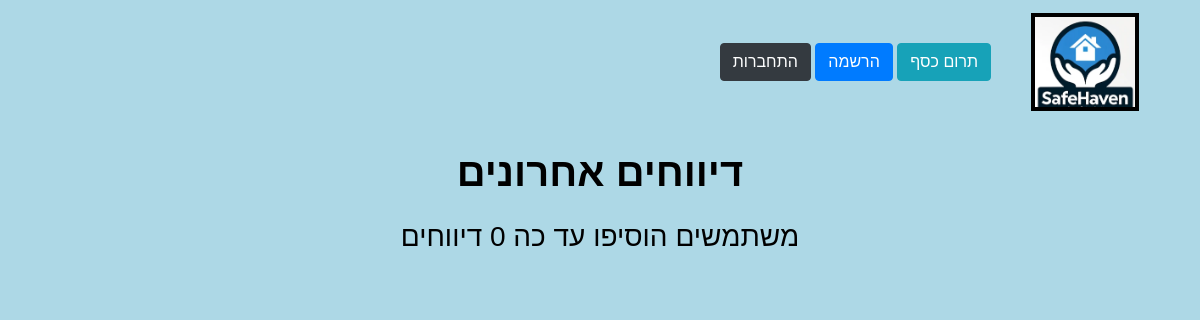
Before: /Report/all_reports/ with the older database file.
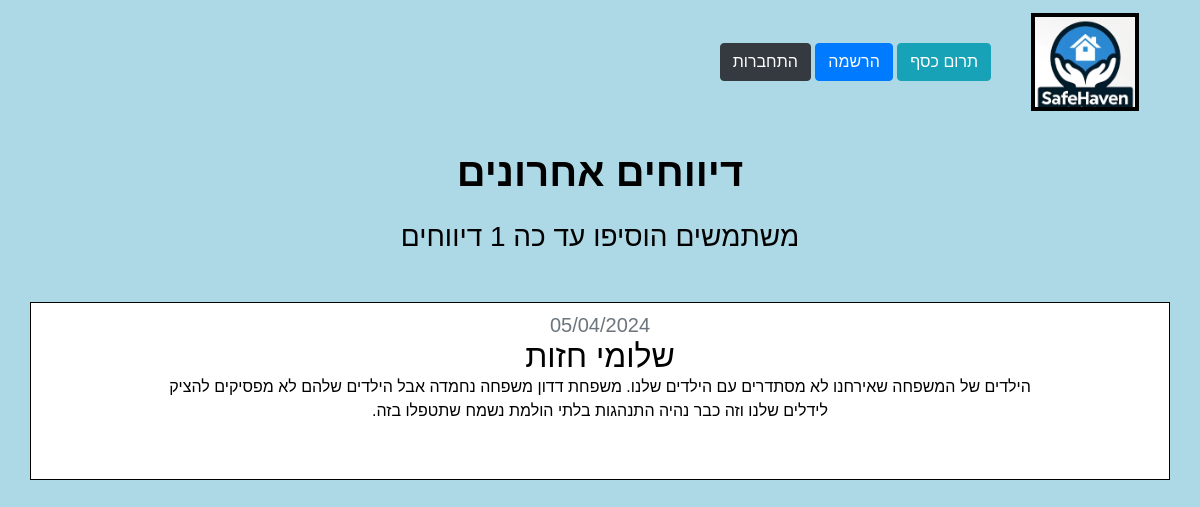
After: the same page with the newer database file.
### Report/models.py (models this page shows, shortened)
class report(models.Model):
    date = models.DateField(default=date.today, verbose_name="תאריך ")  # date of the report
    name = models.CharField(max_length=100, verbose_name="שם המדווח ")  # name of the reporter
    text = models.TextField(blank=True, verbose_name="תוכן הדיווח ")  # the content of the report
    class Meta:
        verbose_name_plural = "דיווחים"

### Report/views.py (the view)
# urls.py: path('all_reports/', views.all_reports, name='all_reports'),
def all_reports(request):
    reports = report.objects.order_by('-date')
    return render(request, 'Report/all_reports.html', {'reports': reports})

### host/templatetags/user_filters.py (called while the page is built)
@register.filter(name='has_group')
def has_group(user, group_name):
    group = Group.objects.get(name=group_name)
    return group in user.groups.all()

### Report/templates/Report/all_reports.html (shortened to what this page needs)
{% extends "base_layout.html" %}
{% load static %}
{% block content %}
<html>
<br>
<head>
</head>
<body>
<h1 class="font-weight-bold text-center"> דיווחים אחרונים </h1>
<br>
<h3 class="text-center mb-5"> משתמשים הוסיפו עד כה {{ reports.count }} דיווחים </h3>
{% for report in reports %}
<div class="row justify-content-center my-3 aid_org">
    <div class="col-md-10">
        <h5 class="text-muted">{{ report.date|date:'d/m/Y'|upper }}</h5>
        <h2>{{ report.name }}</h2>
        <p>{{ report.text|striptags}}</p>
    </div>
</div>
{% endfor %}
<br>
<br>
<br>
<br>
{% endblock %}

Changed rows visible on the page:
added report: date "05/04/2024", name "שלומי חזות", text "הילדים של המשפחה שאירחנו לא מסתדרים עם הילדים שלנו. משפחת דדון משפחה נחמדה אבל הילדים שלהם לא מפסיקים להציק לידלים שלנו וזה כבר נהיה התנהגות בלתי הולמת נשמח שתטפלו בזה."
